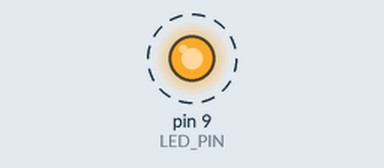
Bench run of a sketch on a simulated Arduino Uno, built with avr-gcc and run on an emulated ATmega328P. Parts: output pins drawn as LEDs (lit = HIGH). Dashed ring = blinking.

Above: at 0.5 s.
Timing chart, 0 to 4.6 s (numbered marks = the images above):
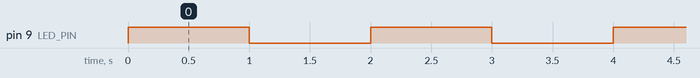

Measured:
- by itself, pin 9 (LED_PIN): alternates HIGH for 1.0 s and LOW for 1.0 s

The sketch:

digitalWrite.ino
```cpp
#define LED_PIN 9               // LEDが接続されているピン番号

// 起動後に一度だけ実行される関数
void setup() {
  pinMode(LED_PIN, OUTPUT);     // LEDが接続されている端子を出力に設定
}

// ずっと繰り返される関数
void loop() {
  digitalWrite(LED_PIN, HIGH);  // LEDが接続されている端子をHIGH出力
  delay(1000);                  // 1000[ms]待機
  digitalWrite(LED_PIN, LOW);   // LEDが接続されている端子をLOW出力
  delay(1000);                  // 1000[ms]待機
}
```
